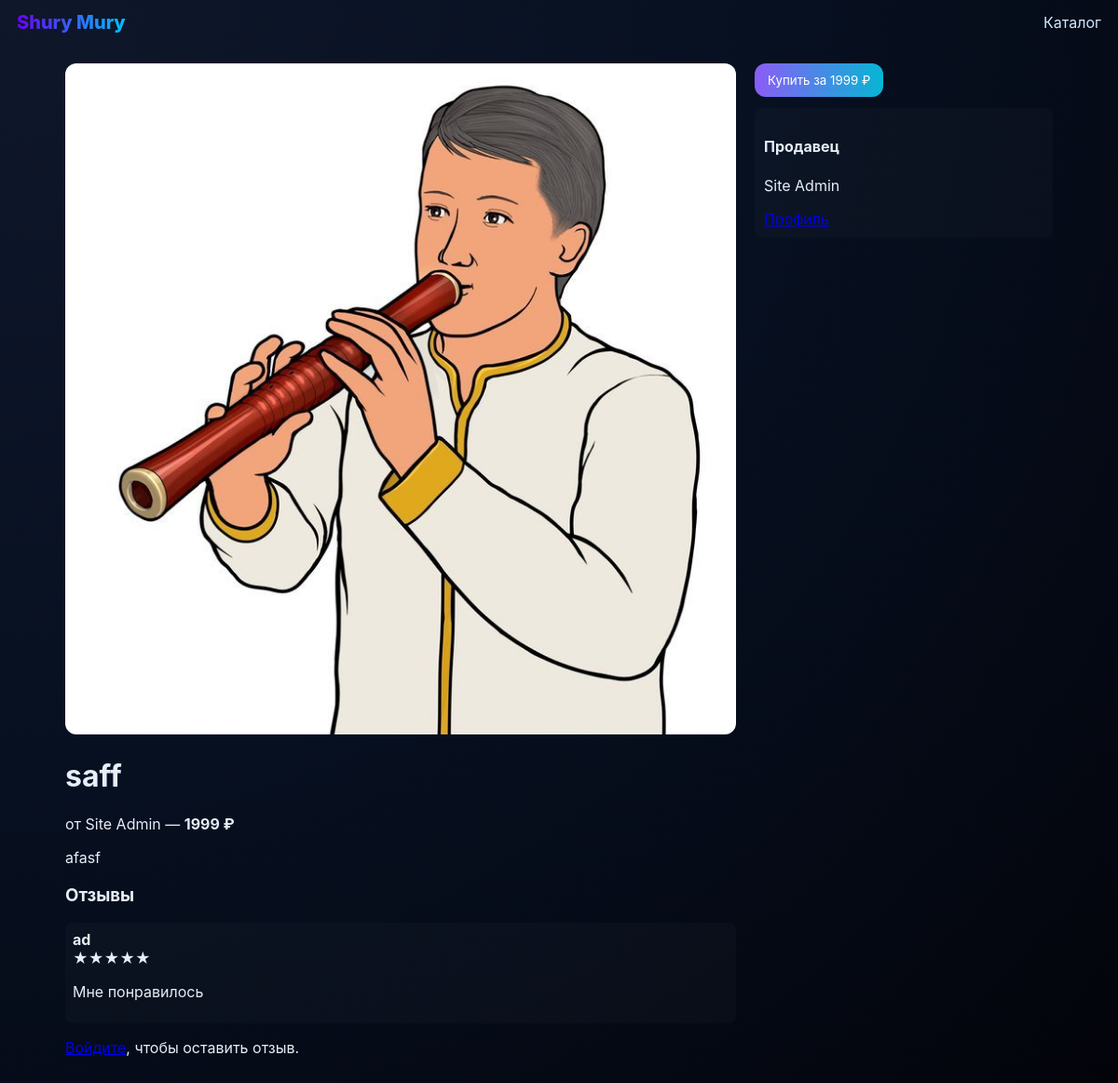
The app's page /service.php?id=2 with its own data.
### tables this page shows
CREATE TABLE services (
  id INTEGER PRIMARY KEY AUTOINCREMENT,
  user_id INTEGER,
  title TEXT,
  description TEXT,
  price INTEGER,
  currency TEXT DEFAULT 'RUB',
  image TEXT,
  visible INTEGER DEFAULT 1,
  category TEXT,
  created_at DATETIME DEFAULT CURRENT_TIMESTAMP
);

CREATE TABLE users (
  id INTEGER PRIMARY KEY AUTOINCREMENT,
  email TEXT UNIQUE,
  password TEXT,
  name TEXT,
  role TEXT DEFAULT 'user',
  banned INTEGER DEFAULT 0,
  color TEXT DEFAULT '#00e5ff',
  balance INTEGER DEFAULT 10000
);

CREATE TABLE reviews (
  id INTEGER PRIMARY KEY AUTOINCREMENT,
  service_id INTEGER,
  user_id INTEGER,
  rating INTEGER,
  comment TEXT,
  created_at DATETIME DEFAULT CURRENT_TIMESTAMP
);

### init.php (called while the page is built, shortened)
<?php
$dbfile = __DIR__ . '/data.db';
try {
    $db = new PDO('sqlite:' . $dbfile);
    $db->setAttribute(PDO::ATTR_ERRMODE, PDO::ERRMODE_EXCEPTION);
} catch (Exception $e) {
    die('Cannot open database: ' . $e->getMessage());
}
$db->exec(<<<'SQL'
CREATE TABLE IF NOT EXISTS users (
  id INTEGER PRIMARY KEY AUTOINCREMENT,
  email TEXT UNIQUE,
  password TEXT,
  name TEXT,
  role TEXT DEFAULT 'user',
  banned INTEGER DEFAULT 0,
  color TEXT DEFAULT '#00e5ff',
  balance INTEGER DEFAULT 10000
);
CREATE TABLE IF NOT EXISTS services (
  id INTEGER PRIMARY KEY AUTOINCREMENT,
  user_id INTEGER,
  title TEXT,
  description TEXT,
  price INTEGER,
  currency TEXT DEFAULT 'RUB',
  image TEXT,
  visible INTEGER DEFAULT 1,
  category TEXT,
  created_at DATETIME DEFAULT CURRENT_TIMESTAMP
);
CREATE TABLE IF NOT EXISTS reviews (
  id INTEGER PRIMARY KEY AUTOINCREMENT,
  service_id INTEGER,
  user_id INTEGER,
  rating INTEGER,
  comment TEXT,
  created_at DATETIME DEFAULT CURRENT_TIMESTAMP
);
CREATE TABLE IF NOT EXISTS messages (
  id INTEGER PRIMARY KEY AUTOINCREMENT,
  from_user INTEGER,
  to_user INTEGER,
  text TEXT,
  created_at DATETIME DEFAULT CURRENT_TIMESTAMP
);
CREATE TABLE IF NOT EXISTS notifications (
  id INTEGER PRIMARY KEY AUTOINCREMENT,
  user_id INTEGER,
  text TEXT,
  seen INTEGER DEFAULT 0,
  created_at DATETIME DEFAULT CURRENT_TIMESTAMP
);
SQL
);
function user(){
    global $db;
    if (!isset($_SESSION['user_id'])) return null;
    $s = $db->prepare('SELECT * FROM users WHERE id=?');
    $s->execute([$_SESSION['user_id']]);
    return $s->fetch(PDO::FETCH_ASSOC);
}
?>

### service.php (the view, shortened to what this page needs)
<?php include_once 'init.php'; $id = (int)($_GET['id'] ?? 0);
 $stmt=$db->prepare('SELECT s.*, u.name as author, u.id as author_id FROM services s JOIN users u ON u.id=s.user_id WHERE s.id=?'); $stmt->execute([$id]); $s=$stmt->fetch(PDO::FETCH_ASSOC); if(!$s){ echo 'Не найдена'; exit; } $u=user(); if($_SERVER['REQUEST_METHOD']=='POST' && isset($_POST['buy'])){ if(!$u){ header('Location: login.php'); exit; } if($u['id']==$s['author_id']) $err='Нельзя купить свое предложение'; elseif($u['balance'] < $s['price']) $err='Недостаточно средств'; else { $db->beginTransaction(); $db->prepare('UPDATE users SET balance=balance-? WHERE id=?')->execute([$s['price'],$u['id']]); $db->prepare('UPDATE users SET balance=balance+? WHERE id=?')->execute([$s['price'],$s['author_id']]); $db->prepare('INSERT INTO notifications (user_id,text) VALUES (?,?)')->execute([$s['author_id'], 'Ваша услуга "'.$s['title'].'" куплена.']); $db->commit(); $msg='Успешно куплено'; } }
$reviews = $db->prepare('SELECT r.*, u.name FROM reviews r JOIN users u ON u.id=r.user_id WHERE r.service_id=? ORDER BY r.created_at DESC'); $reviews->execute([$s['id']]); $reviews = $reviews->fetchAll(PDO::FETCH_ASSOC);
?>
<!doctype html><html><head><meta charset="utf-8"><title><?php echo htmlspecialchars($s['title']); ?></title><link rel="stylesheet" href="assets/style.css"></head><body>
<?php include 'index_header_stub.php'; ?>
<main class="container service-view">
  <div class="service-left">
    <div class="imgbig"><?php if($s['image']): ?><img src="uploads/<?php echo htmlspecialchars($s['image']); ?>"><?php else: ?><div class="placeholder">Нет изображения</div><?php endif; ?></div>
    <h1><?php echo htmlspecialchars($s['title']); ?></h1>
    <p class="meta">от <?php echo htmlspecialchars($s['author']); ?> — <strong><?php echo $s['price']; ?> ₽</strong></p>
    <p><?php echo nl2br(htmlspecialchars($s['description'])); ?></p>
    <section class="reviews">
      <h3>Отзывы</h3>
      <?php foreach($reviews as $r): ?>
        <div class="review"><div class="rev-head"><strong><?php echo htmlspecialchars($r['name']); ?></strong><div class="stars"><?php for($i=1;$i<=5;$i++){ echo $i<=$r['rating']?"<span class='star on'>★</span>":"<span class='star'>☆</span>"; } ?></div></div><p><?php echo htmlspecialchars($r['comment']); ?></p></div>
      <?php endforeach; ?>
      <?php if($u): ?>
        <form method="post" class="form" id="reviewForm">
          <h4>Оставить отзыв</h4>
          <label>Рейтинг
            <div class="rating-select" data-selected="5">
              <span class="star sel" data-value="1">★</span>
              <span class="star sel" data-value="2">★</span>
              <span class="star sel" data-value="3">★</span>
              <span class="star sel" data-value="4">★</span>
              <span class="star sel" data-value="5">★</span>
            </div>
            <input type="hidden" name="rating" id="ratingInput" value="5">
          </label>
          <label>Комментарий<textarea name="comment" required></textarea></label>
          <button name="review" class="btn">Отправить отзыв</button>
        </form>
      <?php else: ?><p><a href="login.php">Войдите</a>, чтобы оставить отзыв.</p><?php endif; ?>
    </section>
  </div>
  <aside class="service-right">
    <form method="post">
      <button name="buy" class="btn big">Купить за <?php echo $s['price']; ?> ₽</button>
    </form>
    <div class="sellerbox">
      <h4>Продавец</h4>
      <p><?php echo htmlspecialchars($s['author']); ?></p>
      <a href="profile.php?id=<?php echo $s['author_id']; ?>">Профиль</a>
    </div>
  </aside>
</main>
</body></html>

### assets/style.css (style rules this page uses)
:root { --accent1: linear-gradient(90deg,#6a00f4,#00c3ff); --glass: rgba(255,255,255,0.06); --radius: 12px; --cardpad: 14px; }
* { box-sizing:border-box; font-family:Inter,ui-sans-serif,system-ui,Segoe UI,Roboto,"Helvetica Neue",Arial; }
body { margin:0; background:radial-gradient(circle at top left,#0f172a 0%, #071021 50%, #03040a 100%); color:#e6eef8; min-height:100vh; }
.container { padding:20px;max-width:1100px;margin:0 auto; }
.btn { display:inline-block;padding:10px 14px;border-radius:12px;background:linear-gradient(90deg,#8b5cf6,#06b6d4);color:white;text-decoration:none;border:none;cursor:pointer; }
.service-view { display:flex;gap:20px; }
.service-left { flex:1; }
.service-right { width:320px; }
.imgbig img { width:100%;border-radius:12px; }
.sellerbox { margin-top:12px;background:rgba(255,255,255,0.02);padding:10px;border-radius:8px; }
.review { background:rgba(255,255,255,0.02);padding:8px;border-radius:8px;margin-bottom:8px; }

### records on screen
services: image (picture), title "saff", user.name "Site Admin", price "1999", description "afasf"
reviews: user.name "ad", rating 5 (drawn), comment "Мне понравилось"
